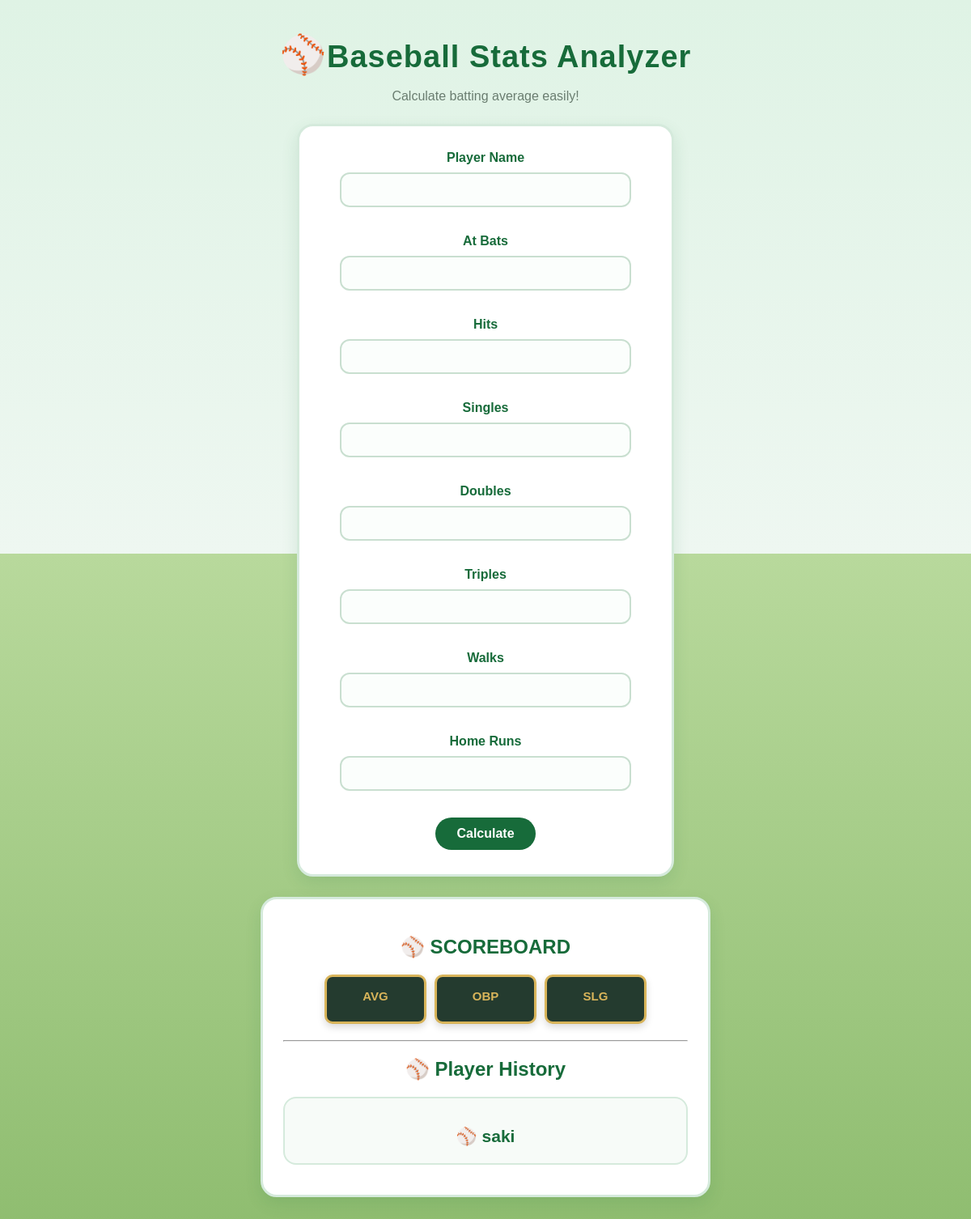
Before: / with the older database file.
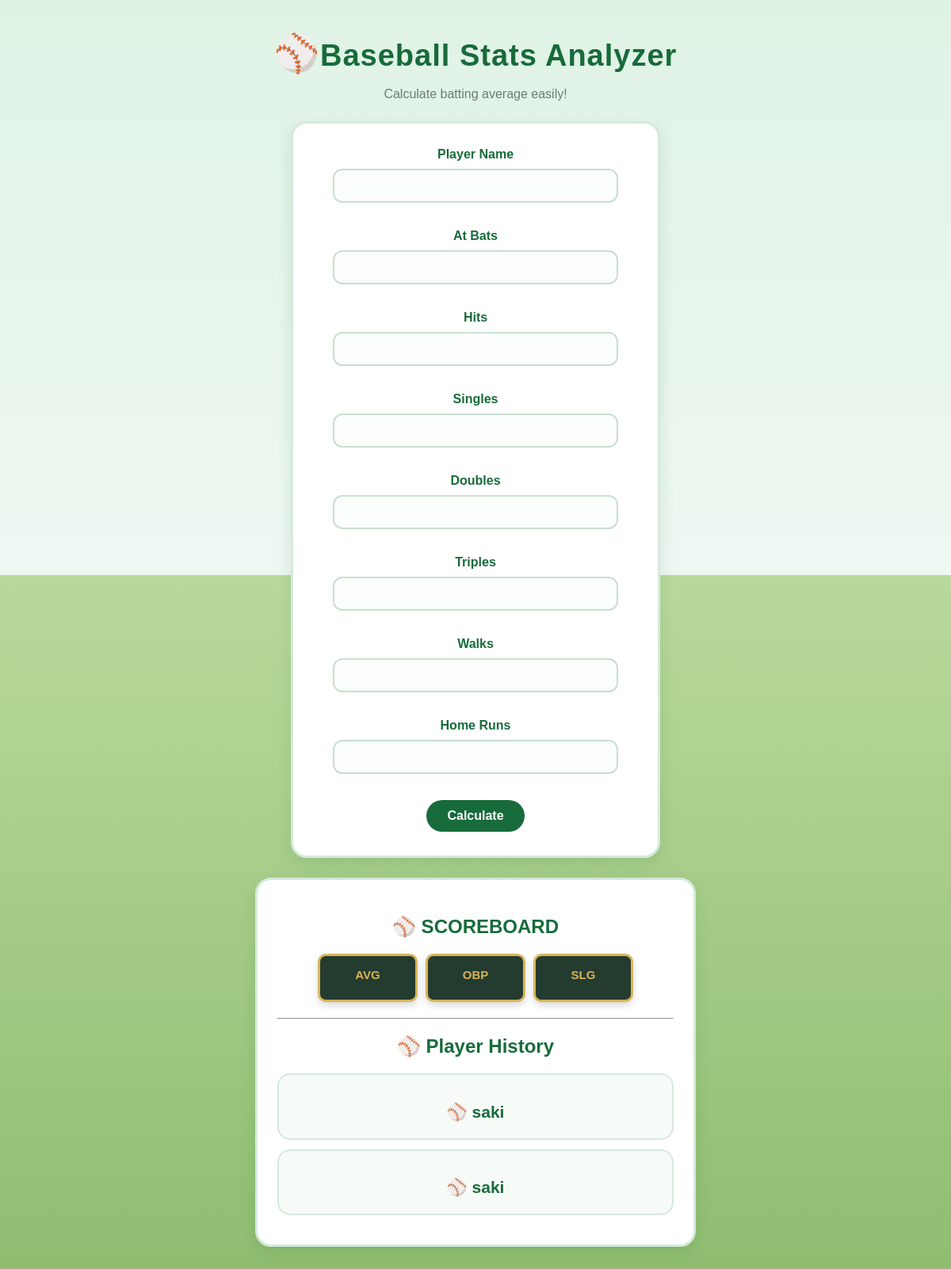
After: the same page with the newer database file.
### tables this page shows
CREATE TABLE players(
    id INTEGER PRIMARY KEY AUTOINCREMENT,
    player TEXT,
    average TEXT,
    obp TEXT,
    slg TEXT
    );

### app.py (the view, shortened to what this page needs)
@app.route("/", methods=["GET", "POST"])
def home():
    average = ""
    obp = ""
    slg = ""
    player = ""
    at_bats = ""
    hits = ""
    walks = ""
    home_runs = ""
    error = ""
    cursor.execute("SELECT id, player, average, obp, slg FROM players")
    players = cursor.fetchall()
    return render_template(
        "index.html",
        average=average,
        obp=obp,
        slg=slg,
        players=players,
        player=player,
        at_bats=at_bats,
        hits=hits,
        walks=walks,
        home_runs=home_runs,
        error=error
    )

### templates/index.html (shortened to what this page needs)
<!DOCTYPE html>
<html lang="en">
<head>
    <link rel="stylesheet" href="{{ url_for('static', filename='style.css') }}">
</head>
<body>
    <h1>⚾Baseball Stats Analyzer</h1>
    <p>Calculate batting average easily!</p>
    <form method="POST">
        <label>Player Name</label><br>
        <input type="text" name="player" value="{{ player }}"><br><br>
        <label>At Bats</label><br>
        <input type="number" name="at_bats" value="{{ at_bats }}"><br><br>
        <label>Hits</label><br>
        <input type="number" name="hits" value="{{ hits }}"><br><br>
        <label>Singles</label>
        <input type="number" name="singles" value="{{ singles }}"><br><br>
        <label>Doubles</label>
        <input type="number" name="doubles" value="{{ doubles }}"><br><br>
        <label>Triples</label>
        <input type="number" name="triples" value="{{ triples }}"><br><br>
        <label>Walks</label><br>
        <input type="number" name="walks" value="{{ walks }}"><br><br>
        <label>Home Runs</label><br>
        <input type="number" name="home_runs" value="{{ home_runs }}"><br><br>
        <button>Calculate</button>
    </form>
    {% if average != None %}
    <div class="result-card">
        <h2>⚾ SCOREBOARD</h2>
        <div class="scoreboard">
            <div class="stat-box">
                <h3>AVG</h3>
            </div>
            <div class="stat-box">
                <h3>OBP</h3>
            </div>
            <div class="stat-box">
                <h3>SLG</h3>
            </div>
        </div>
        <hr>
        <h2>⚾ Player History</h2>
        {% for p in players %}
        <div class="history-card">
            <h3>
                <a href="/player/{{ p[0] }}">{{ p[1] }}</a>
            </h3>
    </div>
    {% endfor %}
    {% endif %}
</body>
</html>

Changed rows visible on the page:
added players: player "saki"
